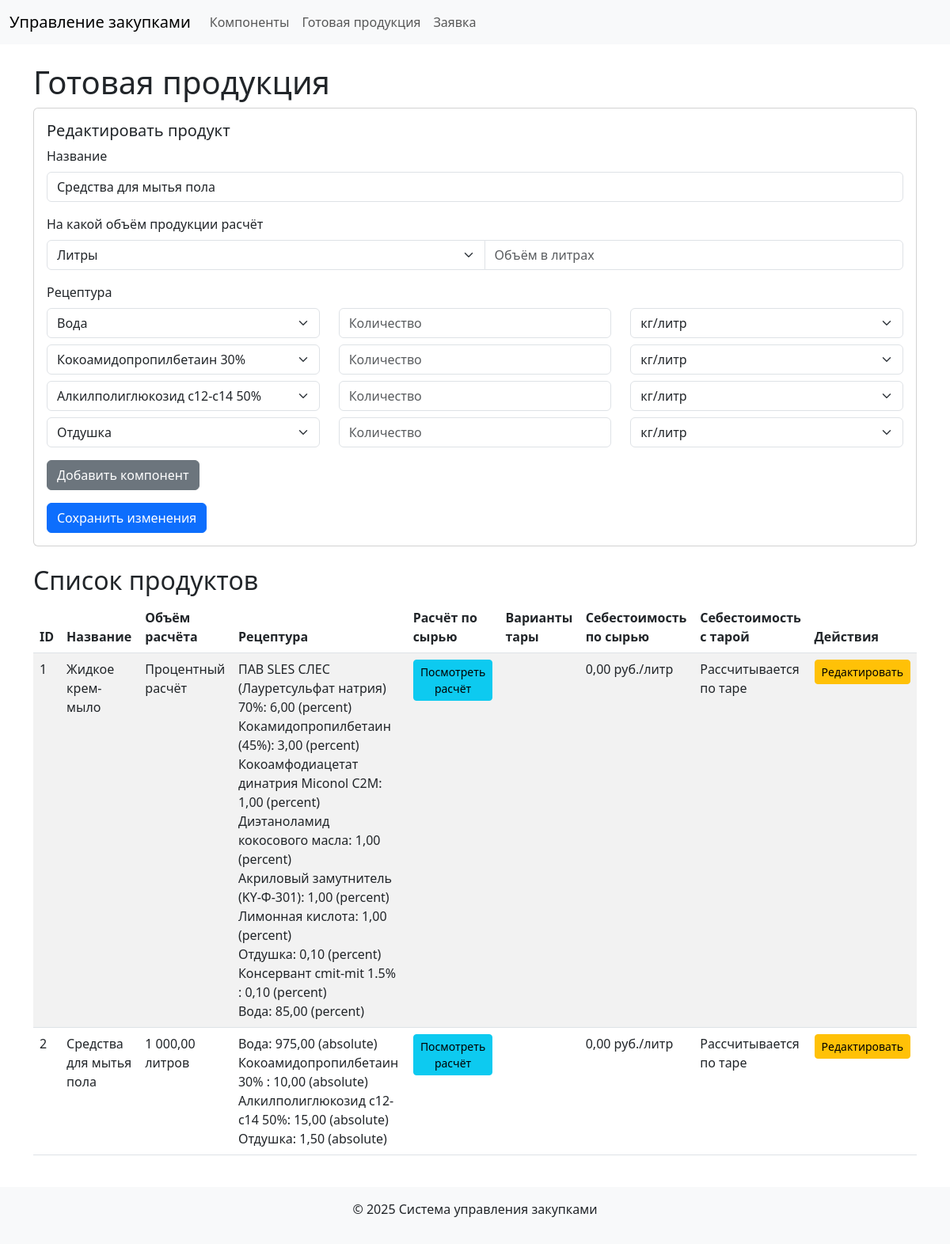
/products.php?edit=2, run on the app's committed database.
### tables this page shows
CREATE TABLE `products` (
  `id` int(11) NOT NULL AUTO_INCREMENT,
  `name` varchar(255) NOT NULL,
  `target_volume` varchar(50) NOT NULL DEFAULT 'percent',
  `base_volume` decimal(10,2) DEFAULT '1000.00',
  PRIMARY KEY (`id`)
);

CREATE TABLE `recipes` (
  `id` int(11) NOT NULL AUTO_INCREMENT,
  `product_id` int(11) NOT NULL,
  `component_id` int(11) NOT NULL,
  `amount` decimal(10,2) NOT NULL,
  `amount_type` enum('percent','absolute') NOT NULL DEFAULT 'absolute',
  PRIMARY KEY (`id`),
  KEY `product_id` (`product_id`),
  KEY `component_id` (`component_id`),
  CONSTRAINT `recipes_ibfk_1` FOREIGN KEY (`product_id`) REFERENCES `products` (`id`) ON DELETE CASCADE,
  CONSTRAINT `recipes_ibfk_2` FOREIGN KEY (`component_id`) REFERENCES `components` (`id`) ON DELETE CASCADE
);

CREATE TABLE `components` (
  `id` int(11) NOT NULL AUTO_INCREMENT,
  `name` varchar(255) NOT NULL,
  `price_per_unit` decimal(10,2) NOT NULL,
  `unit` enum('kg','liter') NOT NULL DEFAULT 'kg',
  `is_container` tinyint(1) DEFAULT '0',
  `concentration` decimal(5,2) DEFAULT '100.00',
  PRIMARY KEY (`id`)
);

### cost_calculator.php (called while the page is built, shortened)
<?php
function calculateProductCost($pdo, $product_id, $total_volume = 1, $log_function = null) {
    $total_cost = 0;
    $components = [];
    $warnings = [];
    $stmt = $pdo->prepare("SELECT base_volume FROM products WHERE id = ?");
    $stmt->execute([$product_id]);
    $product = $stmt->fetch();
    $base_volume = $product['base_volume'] ?? 1000.00;
    $stmt = $pdo->prepare("
        SELECT r.component_id, r.amount, r.amount_type, c.name as component_name, c.price_per_unit, c.unit, c.is_container, c.concentration
        FROM recipes r
        JOIN components c ON r.component_id = c.id
        WHERE r.product_id = ?
    ");
    $stmt->execute([$product_id]);
    $recipes = $stmt->fetchAll();
    foreach ($recipes as $row) {
        $component_id = $row['component_id'];
        $amount = floatval($row['amount']);
        $amount_type = $row['amount_type'];
        $scale_factor = $total_volume / $base_volume;
        $adjusted_amount = ($amount_type == 'percent') ? $amount / 100 * $total_volume : $amount * $scale_factor;
        $components[$component_id] = [
            'name' => $row['component_name'],
            'amount' => $adjusted_amount,
            'price_per_unit' => floatval($row['price_per_unit']),
            'unit' => $row['unit'],
            'is_container' => $row['is_container'],
            'concentration' => $row['concentration'],
            'amount_type' => $amount_type
        ];
    }
    return [
        'components' => $components,
        'total_cost' => $total_cost,
        'warnings' => $warnings
    ];
}
?>

### products.php (the view, shortened to what this page needs)
<?php
include 'config.php';
include 'cost_calculator.php';
include 'header.php';
$components = $pdo->query("SELECT id, name FROM components")->fetchAll();
$products = $pdo->query("SELECT * FROM products")->fetchAll();
$edit_prod = null;
$edit_recipes = [];
if (isset($_GET['edit'])) {
    $id = $_GET['edit'];
    $stmt = $pdo->prepare("SELECT * FROM products WHERE id = ?");
    $stmt->execute([$id]);
    $edit_prod = $stmt->fetch();
    $stmt = $pdo->prepare("SELECT * FROM recipes WHERE product_id = ?");
    $stmt->execute([$id]);
    $edit_recipes = $stmt->fetchAll();
}
?>
<h1>Готовая продукция</h1>
<div class="card mb-4">
    <div class="card-body">
        <h5 class="card-title"><?= $edit_prod ? 'Редактировать продукт' : 'Добавить продукт' ?></h5>
        <form method="post">
            <div class="mb-3">
                <label for="name" class="form-label">Название</label>
                <input type="text" class="form-control" id="name" name="name" value="<?= $edit_prod ? $edit_prod['name'] : '' ?>" required>
            </div>
            <div class="mb-3">
                <label for="target_volume" class="form-label">На какой объём продукции расчёт</label>
                <div class="input-group">
                    <select class="form-select" id="target_volume_select" name="target_volume_select" onchange="toggleVolumeInput(this)">
                        <option value="liters" <?= $edit_prod && $edit_prod['target_volume'] !== 'percent' ? 'selected' : '' ?>>Литры</option>
                    </select>
                    <input type="number" step="0.01" class="form-control" id="target_volume_input" name="target_volume" value="<?= $edit_prod && $edit_prod['target_volume'] !== 'percent' ? number_format($edit_prod['target_volume'], 2, ',', ' ') : '' ?>" placeholder="Объём в литрах" style="display: <?= $edit_prod && $edit_prod['target_volume'] !== 'percent' ? 'block' : 'none' ?>">
                </div>
            </div>
            <div class="mb-3">
                <label class="form-label">Рецептура</label>
                <div id="recipes">
                    <?php if ($edit_prod && $edit_recipes): ?>
                        <?php foreach ($edit_recipes as $index => $rec): ?>
                            <div class="row mb-2">
                                <div class="col">
                                    <select class="form-select" name="recipes[<?= $index ?>][component_id]">
                                        <?php foreach ($components as $comp): ?>
                                            <option value="<?= $comp['id'] ?>" <?= $comp['id'] == $rec['component_id'] ? 'selected' : '' ?>><?= $comp['name'] ?></option>
                                        <?php endforeach; ?>
                                    </select>
                                </div>
                                <div class="col">
                                    <input type="number" step="0.01" class="form-control" name="recipes[<?= $index ?>][amount]" value="<?= number_format($rec['amount'], 2, ',', ' ') ?>" placeholder="Количество">
                                </div>
                                <div class="col">
                                    <select class="form-select" name="recipes[<?= $index ?>][amount_type]">
                                        <option value="absolute" <?= $rec['amount_type'] == 'absolute' ? 'selected' : '' ?>>кг/литр</option>
                                    </select>
                                </div>
                            </div>
                        <?php endforeach; ?>
                    <?php endif; ?>
                </div>
                <button type="button" class="btn btn-secondary mt-2" onclick="addRecipe()">Добавить компонент</button>
            </div>
            <button type="submit" name="<?= $edit_prod ? 'edit_product' : 'add_product' ?>" class="btn btn-primary"><?= $edit_prod ? 'Сохранить изменения' : 'Добавить продукт' ?></button>
        </form>
    </div>
</div>
<h2>Список продуктов</h2>
<div class="table-responsive">
    <table class="table table-striped">
        <thead>
            <tr>
                <th>ID</th>
                <th>Название</th>
                <th>Объём расчёта</th>
                <th>Рецептура</th>
                <th>Расчёт по сырью</th>
                <th>Варианты тары</th>
                <th>Себестоимость по сырью</th>
                <th>Себестоимость с тарой</th>
                <th>Действия</th>
            </tr>
        </thead>
        <tbody>
            <?php foreach ($products as $prod): ?>
            <tr>
                <td><?= $prod['id'] ?></td>
                <td><?= $prod['name'] ?></td>
                <td><?= $prod['target_volume'] === 'percent' ? 'Процентный расчёт' : number_format($prod['target_volume'], 2, ',', ' ') . ' литров' ?></td>
                <td>
                    <?php
                    $recipes = $pdo->prepare("SELECT r.*, c.name, c.price_per_unit, c.unit FROM recipes r JOIN components c ON r.component_id = c.id WHERE r.product_id = ?");
                    $recipes->execute([$prod['id']]);
                    $recipes_data = $recipes->fetchAll();
                    foreach ($recipes_data as $rec) {
                        echo "<div>{$rec['name']}: " . number_format($rec['amount'], 2, ',', ' ') . " ({$rec['amount_type']})</div>";
                    }
                    ?>
                </td>
                <td>
                    <a href="recipe_details.php?product_id=<?= $prod['id'] ?>" class="btn btn-sm btn-info">Посмотреть расчёт</a>
                </td>
                <td>
                </td>
                <td>
                    <?php
                    $cost_data = calculateProductCost($pdo, $prod['id']);
                    $raw_cost = $cost_data['cost'];
                    echo number_format($raw_cost, 2, ',', ' ') . " руб./литр";
                    ?>
                </td>
                <td>Рассчитывается по таре</td>
                <td>
                    <a href="products.php?edit=<?= $prod['id'] ?>" class="btn btn-sm btn-warning">Редактировать</a>
                </td>
            </tr>
            <?php endforeach; ?>
        </tbody>
    </table>
</div>
<?php include 'footer.php'; ?>

### data on the page
products: name "Средства для мытья пола", target_volume_select "Литры", id "2", target_volume "1 000,00", raw_cost "0,00"
recipes: component.name "Вода", amount_type "кг/литр", amount "975,00", amount_type "absolute"
recipes: component.name "Кокоамидопропилбетаин 30%", amount_type "кг/литр", amount "10,00", amount_type "absolute"
recipes: component.name "Алкилполиглюкозид с12-с14 50%", amount_type "кг/литр", amount "15,00", amount_type "absolute"
recipes: component.name "Отдушка", amount_type "кг/литр", amount "1,50", amount_type "absolute"
products: id "1", name "Жидкое крем-мыло", target_volume "Процентный расчёт", raw_cost "0,00"
recipes: component.name "ПАВ SLES СЛЕС (Лауретсульфат натрия) 70%", amount "6,00", amount_type "percent"
recipes: component.name "Кокамидопропилбетаин (45%)", amount "3,00", amount_type "percent"
recipes: component.name "Кокоамфодиацетат динатрия Miconol C2M", amount "1,00", amount_type "percent"
recipes: component.name "Диэтаноламид кокосового масла", amount "1,00", amount_type "percent"
recipes: component.name "Акриловый замутнитель (KY-Ф-301)", amount "1,00", amount_type "percent"
recipes: component.name "Лимонная кислота", amount "1,00", amount_type "percent"
recipes: component.name "Отдушка", amount "0,10", amount_type "percent"
recipes: component.name "Консервант cmit-mit 1.5%", amount "0,10", amount_type "percent"
recipes: component.name "Вода", amount "85,00", amount_type "percent"
